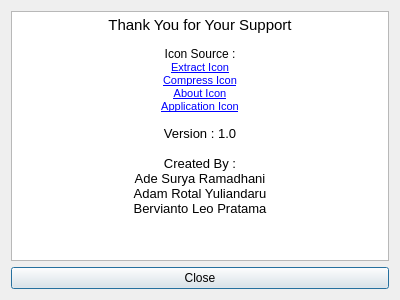
<?xml version="1.0" encoding="UTF-8"?>
<ui version="4.0">
 <class>About</class>
 <widget class="QDialog" name="About">
  <property name="geometry">
   <rect>
    <x>0</x>
    <y>0</y>
    <width>400</width>
    <height>300</height>
   </rect>
  </property>
  <property name="minimumSize">
   <size>
    <width>400</width>
    <height>300</height>
   </size>
  </property>
  <property name="maximumSize">
   <size>
    <width>400</width>
    <height>300</height>
   </size>
  </property>
  <property name="windowTitle">
   <string>About</string>
  </property>
  <property name="windowIcon">
   <iconset resource="FrogArchiver.qrc">
    <normaloff>:/assets/1455568110_Information.png</normaloff>:/assets/1455568110_Information.png</iconset>
  </property>
  <layout class="QGridLayout" name="gridLayout">
   <item row="0" column="0">
    <layout class="QVBoxLayout" name="verticalLayout">
     <item>
      <widget class="QTextBrowser" name="textBrowser">
       <property name="html">
        <string>&lt;!DOCTYPE HTML PUBLIC &quot;-//W3C//DTD HTML 4.0//EN&quot; &quot;http://www.w3.org/TR/REC-html40/strict.dtd&quot;&gt;
&lt;html&gt;&lt;head&gt;&lt;meta name=&quot;qrichtext&quot; content=&quot;1&quot; /&gt;&lt;style type=&quot;text/css&quot;&gt;
p, li { white-space: pre-wrap; }
&lt;/style&gt;&lt;/head&gt;&lt;body style=&quot; font-family:'Noto Sans'; font-size:10pt; font-weight:400; font-style:normal;&quot;&gt;
&lt;p align=&quot;center&quot; style=&quot; margin-top:0px; margin-bottom:0px; margin-left:0px; margin-right:0px; -qt-block-indent:0; text-indent:0px;&quot;&gt;&lt;span style=&quot; font-family:'MS Shell Dlg 2'; font-size:11pt;&quot;&gt;Thank You for Your Support&lt;/span&gt;&lt;/p&gt;
&lt;p align=&quot;center&quot; style=&quot;-qt-paragraph-type:empty; margin-top:0px; margin-bottom:0px; margin-left:0px; margin-right:0px; -qt-block-indent:0; text-indent:0px; font-family:'MS Shell Dlg 2'; font-size:8.25pt;&quot;&gt;&lt;br /&gt;&lt;/p&gt;
&lt;p align=&quot;center&quot; style=&quot; margin-top:0px; margin-bottom:0px; margin-left:0px; margin-right:0px; -qt-block-indent:0; text-indent:0px;&quot;&gt;&lt;span style=&quot; font-family:'MS Shell Dlg 2'; font-size:9pt;&quot;&gt;Icon Source :&lt;/span&gt;&lt;/p&gt;
&lt;p align=&quot;center&quot; style=&quot; margin-top:0px; margin-bottom:0px; margin-left:0px; margin-right:0px; -qt-block-indent:0; text-indent:0px;&quot;&gt;&lt;a href=&quot;https://www.iconfinder.com/icons/23244/archive_extract_icon#size=128&quot;&gt;&lt;span style=&quot; font-family:'MS Shell Dlg 2'; font-size:8pt; text-decoration: underline; color:#0000ff;&quot;&gt;Extract Icon&lt;/span&gt;&lt;/a&gt;&lt;/p&gt;
&lt;p align=&quot;center&quot; style=&quot; margin-top:0px; margin-bottom:0px; margin-left:0px; margin-right:0px; -qt-block-indent:0; text-indent:0px;&quot;&gt;&lt;a href=&quot;https://www.iconfinder.com/icons/23184/add_archive_files_to_icon#size=128&quot;&gt;&lt;span style=&quot; font-family:'MS Shell Dlg 2'; font-size:8pt; text-decoration: underline; color:#0000ff;&quot;&gt;Compress Icon&lt;/span&gt;&lt;/a&gt;&lt;/p&gt;
&lt;p align=&quot;center&quot; style=&quot; margin-top:0px; margin-bottom:0px; margin-left:0px; margin-right:0px; -qt-block-indent:0; text-indent:0px;&quot;&gt;&lt;a href=&quot;https://www.iconfinder.com/iconsets/musthave&quot;&gt;&lt;span style=&quot; font-family:'MS Shell Dlg 2'; font-size:8pt; text-decoration: underline; color:#0000ff;&quot;&gt;About Icon&lt;/span&gt;&lt;/a&gt;&lt;/p&gt;
&lt;p align=&quot;center&quot; style=&quot; margin-top:0px; margin-bottom:0px; margin-left:0px; margin-right:0px; -qt-block-indent:0; text-indent:0px;&quot;&gt;&lt;a href=&quot;http://findicons.com/search/frog&quot;&gt;&lt;span style=&quot; font-family:'MS Shell Dlg 2'; font-size:8pt; text-decoration: underline; color:#0000ff;&quot;&gt;Application Icon&lt;/span&gt;&lt;/a&gt;&lt;/p&gt;
&lt;p align=&quot;center&quot; style=&quot;-qt-paragraph-type:empty; margin-top:0px; margin-bottom:0px; margin-left:0px; margin-right:0px; -qt-block-indent:0; text-indent:0px; font-family:'MS Shell Dlg 2'; font-size:8.25pt;&quot;&gt;&lt;br /&gt;&lt;/p&gt;
&lt;p align=&quot;center&quot; style=&quot; margin-top:0px; margin-bottom:0px; margin-left:0px; margin-right:0px; -qt-block-indent:0; text-indent:0px;&quot;&gt;&lt;span style=&quot; font-family:'MS Shell Dlg 2';&quot;&gt;Version : 1.0&lt;/span&gt;&lt;/p&gt;
&lt;p align=&quot;center&quot; style=&quot;-qt-paragraph-type:empty; margin-top:0px; margin-bottom:0px; margin-left:0px; margin-right:0px; -qt-block-indent:0; text-indent:0px; font-family:'MS Shell Dlg 2';&quot;&gt;&lt;br /&gt;&lt;/p&gt;
&lt;p align=&quot;center&quot; style=&quot; margin-top:0px; margin-bottom:0px; margin-left:0px; margin-right:0px; -qt-block-indent:0; text-indent:0px;&quot;&gt;&lt;span style=&quot; font-family:'MS Shell Dlg 2';&quot;&gt;Created By :&lt;/span&gt;&lt;/p&gt;
&lt;p align=&quot;center&quot; style=&quot; margin-top:0px; margin-bottom:0px; margin-left:0px; margin-right:0px; -qt-block-indent:0; text-indent:0px;&quot;&gt;&lt;span style=&quot; font-family:'MS Shell Dlg 2';&quot;&gt;Ade Surya Ramadhani&lt;/span&gt;&lt;/p&gt;
&lt;p align=&quot;center&quot; style=&quot; margin-top:0px; margin-bottom:0px; margin-left:0px; margin-right:0px; -qt-block-indent:0; text-indent:0px;&quot;&gt;&lt;span style=&quot; font-family:'MS Shell Dlg 2';&quot;&gt;Adam Rotal Yuliandaru&lt;/span&gt;&lt;/p&gt;
&lt;p align=&quot;center&quot; style=&quot; margin-top:0px; margin-bottom:0px; margin-left:0px; margin-right:0px; -qt-block-indent:0; text-indent:0px;&quot;&gt;&lt;span style=&quot; font-family:'MS Shell Dlg 2';&quot;&gt;Bervianto Leo Pratama&lt;/span&gt;&lt;/p&gt;&lt;/body&gt;&lt;/html&gt;</string>
       </property>
       <property name="textInteractionFlags">
        <set>Qt::LinksAccessibleByKeyboard|Qt::LinksAccessibleByMouse</set>
       </property>
       <property name="openExternalLinks">
        <bool>true</bool>
       </property>
      </widget>
     </item>
     <item>
      <widget class="QPushButton" name="pushButton">
       <property name="toolTip">
        <string>&lt;html&gt;&lt;head/&gt;&lt;body&gt;&lt;p&gt;&lt;br/&gt;&lt;/p&gt;&lt;/body&gt;&lt;/html&gt;</string>
       </property>
       <property name="whatsThis">
        <string>&lt;html&gt;&lt;head/&gt;&lt;body&gt;&lt;p&gt;Close Button&lt;/p&gt;&lt;/body&gt;&lt;/html&gt;</string>
       </property>
       <property name="text">
        <string>Close</string>
       </property>
      </widget>
     </item>
    </layout>
   </item>
  </layout>
 </widget>
 <resources>
  <include location="FrogArchiver.qrc"/>
 </resources>
 <connections/>
</ui>
